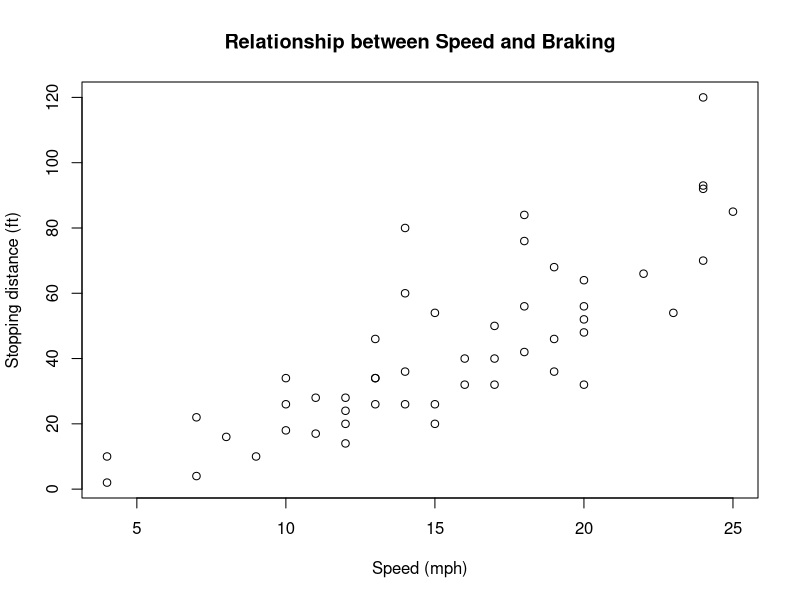

Recreate this plot in R.
## ---- chunk 1
knitr::opts_chunk$set(echo = TRUE, message = FALSE, warning = FALSE,
                      fig.asp = 0.618, fig.align='center', out.width = "80%")
## ---- chunk 2
x1 <- c(2:100)
x1
## ---- chunk 3
x2 <- seq(2,100,2)
x2
## ---- chunk 4
x1 + x2
## ---- chunk 5
sum(x1)
length(x1)
## ---- chunk 6
ans <- sum(x1) / length(x1)
ans
## ---- chunk 7
mean(x1)
## ---- chunk 8
2101*(2101+1)/2
## ---- chunk 9
data1 <- cars
?cars
## ---- chunk 10
dim(data1)
## ---- chunk 11
summary(data1)
## ---- chunk 12
plot(data1$speed, data1$dist,
     xlab = "Speed (mph)", ylab = "Stopping distance (ft)",
     main = "Relationship between Speed and Braking")
